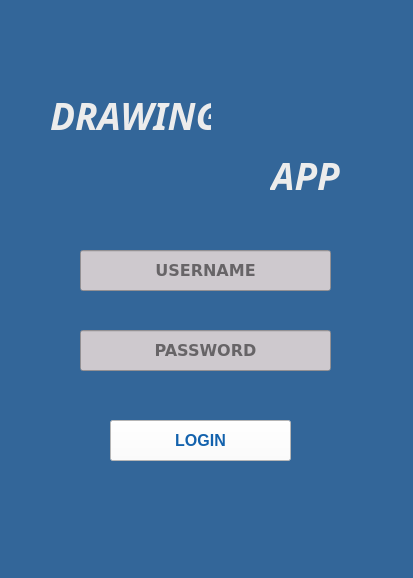
<?xml version="1.0" encoding="UTF-8"?>
<ui version="4.0">
 <class>Login</class>
 <widget class="QMainWindow" name="Login">
  <property name="enabled">
   <bool>true</bool>
  </property>
  <property name="geometry">
   <rect>
    <x>0</x>
    <y>0</y>
    <width>413</width>
    <height>578</height>
   </rect>
  </property>
  <property name="mouseTracking">
   <bool>true</bool>
  </property>
  <property name="windowTitle">
   <string>DrawingApp</string>
  </property>
  <property name="windowIcon">
   <iconset resource="portada.qrc">
    <normaloff>:/cct/paints.png</normaloff>:/cct/paints.png</iconset>
  </property>
  <property name="layoutDirection">
   <enum>Qt::LeftToRight</enum>
  </property>
  <property name="styleSheet">
   <string notr="true">background-color: rgb(51, 102, 153);</string>
  </property>
  <widget class="QWidget" name="centralwidget">
   <widget class="QLabel" name="label">
    <property name="geometry">
     <rect>
      <x>50</x>
      <y>90</y>
      <width>161</width>
      <height>41</height>
     </rect>
    </property>
    <property name="font">
     <font>
      <family>Courier 10 Pitch</family>
      <weight>75</weight>
      <bold>true</bold>
     </font>
    </property>
    <property name="text">
     <string>&lt;html&gt;&lt;head/&gt;&lt;body&gt;&lt;p align=&quot;center&quot;&gt;&lt;span style=&quot; font-size:28pt; font-style:italic; color:#ececec;&quot;&gt;DRAWING &lt;/span&gt;&lt;/p&gt;&lt;/body&gt;&lt;/html&gt;</string>
    </property>
   </widget>
   <widget class="QLabel" name="label_2">
    <property name="geometry">
     <rect>
      <x>90</x>
      <y>50</y>
      <width>281</width>
      <height>151</height>
     </rect>
    </property>
    <property name="styleSheet">
     <string notr="true">border-image: url(:/cct/paints.png);</string>
    </property>
    <property name="text">
     <string/>
    </property>
   </widget>
   <widget class="QLabel" name="label_3">
    <property name="geometry">
     <rect>
      <x>270</x>
      <y>150</y>
      <width>71</width>
      <height>41</height>
     </rect>
    </property>
    <property name="font">
     <font>
      <family>Courier 10 Pitch</family>
      <weight>75</weight>
      <bold>true</bold>
     </font>
    </property>
    <property name="text">
     <string>&lt;html&gt;&lt;head/&gt;&lt;body&gt;&lt;p align=&quot;center&quot;&gt;&lt;span style=&quot; font-size:28pt; font-style:italic; color:#ececec;&quot;&gt;APP&lt;/span&gt;&lt;/p&gt;&lt;/body&gt;&lt;/html&gt;</string>
    </property>
   </widget>
   <widget class="QPushButton" name="buttonLogin">
    <property name="geometry">
     <rect>
      <x>110</x>
      <y>420</y>
      <width>181</width>
      <height>41</height>
     </rect>
    </property>
    <property name="font">
     <font>
      <pointsize>12</pointsize>
      <weight>75</weight>
      <bold>true</bold>
     </font>
    </property>
    <property name="styleSheet">
     <string notr="true">background-color: rgb(255, 255, 255);
color: rgb(19, 98, 173);</string>
    </property>
    <property name="text">
     <string>LOGIN</string>
    </property>
   </widget>
   <widget class="QLineEdit" name="textLinePassword">
    <property name="enabled">
     <bool>true</bool>
    </property>
    <property name="geometry">
     <rect>
      <x>80</x>
      <y>330</y>
      <width>251</width>
      <height>41</height>
     </rect>
    </property>
    <property name="font">
     <font>
      <family>DejaVu Sans</family>
      <pointsize>12</pointsize>
      <weight>75</weight>
      <italic>false</italic>
      <bold>true</bold>
     </font>
    </property>
    <property name="styleSheet">
     <string notr="true">background-color: rgb(206, 201, 206);</string>
    </property>
    <property name="inputMask">
     <string/>
    </property>
    <property name="text">
     <string/>
    </property>
    <property name="echoMode">
     <enum>QLineEdit::Password</enum>
    </property>
    <property name="alignment">
     <set>Qt::AlignCenter</set>
    </property>
    <property name="placeholderText">
     <string>PASSWORD</string>
    </property>
   </widget>
   <widget class="QLineEdit" name="textLineUser">
    <property name="enabled">
     <bool>true</bool>
    </property>
    <property name="geometry">
     <rect>
      <x>80</x>
      <y>250</y>
      <width>251</width>
      <height>41</height>
     </rect>
    </property>
    <property name="font">
     <font>
      <family>DejaVu Sans</family>
      <pointsize>12</pointsize>
      <weight>75</weight>
      <italic>false</italic>
      <bold>true</bold>
     </font>
    </property>
    <property name="styleSheet">
     <string notr="true">background-color: rgb(206, 201, 206);</string>
    </property>
    <property name="inputMask">
     <string/>
    </property>
    <property name="text">
     <string/>
    </property>
    <property name="alignment">
     <set>Qt::AlignCenter</set>
    </property>
    <property name="placeholderText">
     <string>USERNAME</string>
    </property>
   </widget>
   <zorder>label_2</zorder>
   <zorder>label</zorder>
   <zorder>label_3</zorder>
   <zorder>buttonLogin</zorder>
   <zorder>textLinePassword</zorder>
   <zorder>textLineUser</zorder>
  </widget>
  <widget class="QStatusBar" name="statusbar"/>
 </widget>
 <resources>
  <include location="portada.qrc"/>
 </resources>
 <connections/>
</ui>
